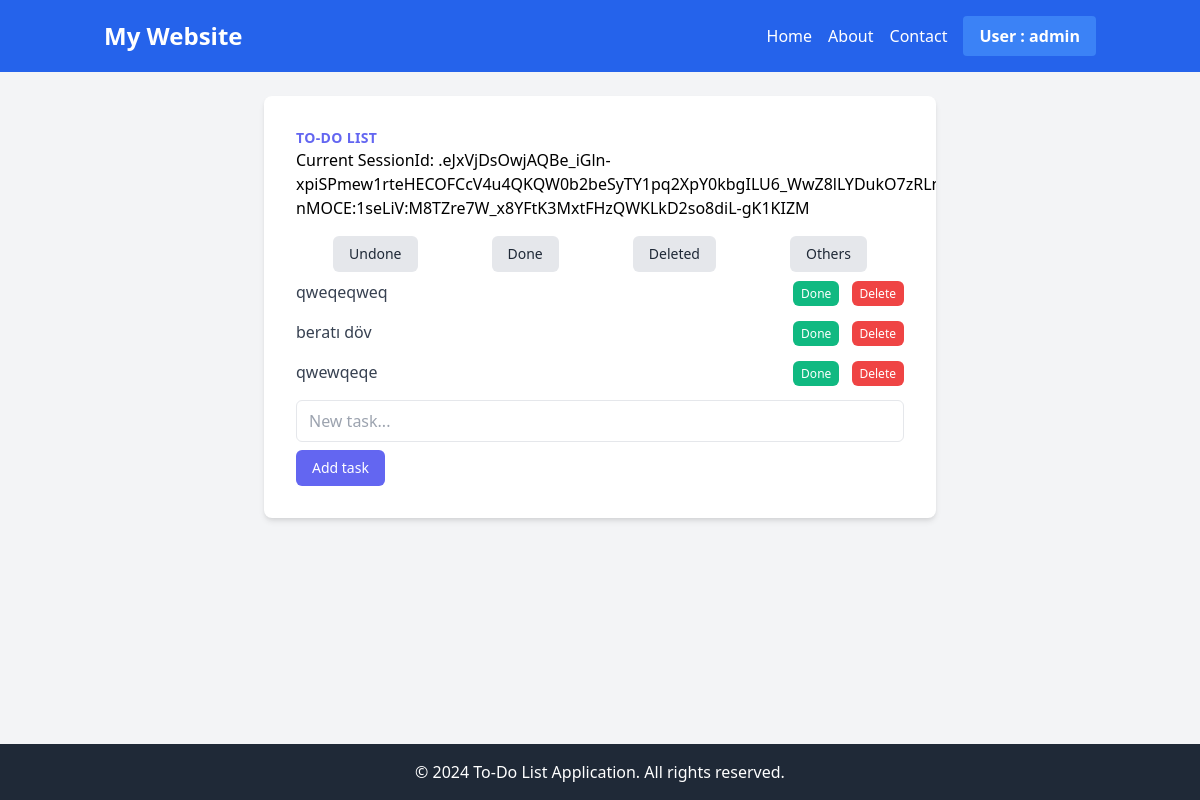
The app's page /todolist/ (signed in), older data.
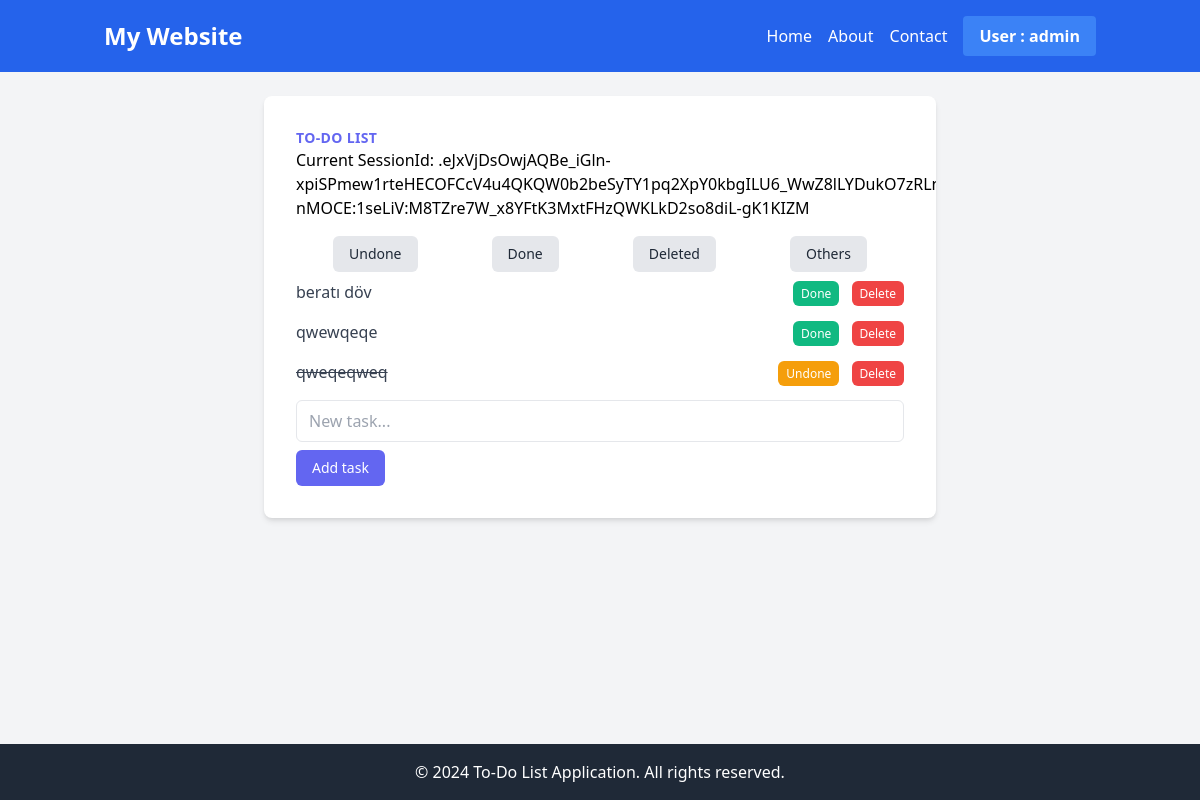
The same page, newer data.
### todoList/models.py (models this page shows, shortened)
class UsersTodoList(models.Model):
    user = models.ForeignKey(User, on_delete=models.CASCADE,null=True, blank=True)
    sessionKey = models.TextField()
    taskName = models.CharField(max_length=100)
    isDone = models.BooleanField(default=False)
    updatedDate = models.DateTimeField(auto_now=True)
    isDeleted = models.BooleanField(default=False)

### todoList/views.py (the view, shortened to what this page needs)
# urls.py: path('todolist/', include('todoList.urls')),
def todoList(request):
    session_key = request.session.session_key
    if(not session_key):
        request.session.create()
        session_key = request.session.session_key
    if request.user.is_authenticated:
        myUser = request.user
        pageFilter = request.GET.get('filter')
        if pageFilter:
            if pageFilter.lower() == 'undone':
                taskList = UsersTodoList.objects.filter(user=myUser, isDeleted=False, isDone=False).order_by('updatedDate','id')
            elif pageFilter.lower() == 'done':
                taskList = UsersTodoList.objects.filter(user=myUser, isDeleted=False, isDone=True).order_by('updatedDate','id')
            elif pageFilter.lower() == 'deleted':
                taskList = UsersTodoList.objects.filter(user=myUser, isDeleted=True).order_by('updatedDate','id')
            elif pageFilter.lower() == 'other' and myUser.is_staff:
                taskList = UsersTodoList.objects.all().exclude(user=myUser).order_by('updatedDate','id')
            else:
                return redirect('todoList:index')
        else:
            taskList = UsersTodoList.objects.filter(user=myUser,isDeleted=False).order_by('isDone','updatedDate','id')
    daysKeep = 3
    past_date_before_daysKeep = timezone.now() - timedelta(days = daysKeep)
    filteredList = [i for i in taskList if (i.isDone and i.updatedDate >= past_date_before_daysKeep) or not i.isDone ]
    """ filteredList = []
    for i in taskList:
        if (i.isDone  and i.updatedDate >= past_date_before_daysKeep) or not i.isDone:
            filteredList.append(i)
         """
    data = {
        'filteredList':filteredList,
        'sessionId':session_key,
    }
    return render(request, 'todoList/todoList.html',data)

### templates/todoList/todoList.html (shortened to what this page needs)
{% extends 'todoList/base.html' %}
{% block mainContent%}
  <main class="flex-grow p-6">
    <div class="max-w-md mx-auto bg-white rounded-lg shadow-md overflow-hidden md:max-w-2xl">
        <div class="md:flex">
            <div class="p-8 w-full">
                <div class="uppercase tracking-wide text-sm text-indigo-500 font-semibold">To-Do List</div>
                <h2>Current SessionId: {{sessionId}}</h2>
                <div class="mt-4 flex justify-around">
                    <a href="{%url 'todoList:index' %}?filter=undone" class="px-4 py-2 bg-gray-200 text-gray-800 text-sm font-medium rounded-md hover:bg-gray-300">Undone</a>
                    <a href="{%url 'todoList:index' %}?filter=done" class="px-4 py-2 bg-gray-200 text-gray-800 text-sm font-medium rounded-md hover:bg-gray-300">Done</a>
                    <a href="{%url 'todoList:index' %}?filter=deleted" class="px-4 py-2 bg-gray-200 text-gray-800 text-sm font-medium rounded-md hover:bg-gray-300">Deleted</a>
                    {% if user.is_staff%}
                    <a href="{%url 'todoList:index' %}?filter=other" class="px-4 py-2 bg-gray-200 text-gray-800 text-sm font-medium rounded-md hover:bg-gray-300">Others</a>
                    {% endif %}
                </div>
                <div class="mt-2">
                    <ul class="space-y-4">
                        {% for task in filteredList%}
                        <li class="flex items-center justify-between">
                            {% if task.isDone %}
                            <span class="text-gray-700"> {% if task.user.id != user.id %}    {{task.user}} - {% endif%} <strike>{{task.taskName}}</strike></span>
                            {% else  %}
                            <span class="text-gray-700"> {% if task.user.id != user.id %}    {{task.user}} -  {% endif%} {{task.taskName}}</span>
                            {% endif %}
                            <div>
                                {% if task.isDone %}
                                <a href="{% url 'todoList:update' task.id%}" class="px-2 py-1 bg-yellow-500 text-white text-xs font-medium rounded-md hover:bg-yellow-700">Undone</a>
                                {% else  %}
                                <a href="{% url 'todoList:update' task.id%}" class="px-2 py-1 bg-green-500 text-white text-xs font-medium rounded-md hover:bg-green-700">Done</a>
                                {% endif %}
                                {% if task.isDeleted and not user.is_staff %}
                                <button type='button' class="px-2 py-1  text-xs font-medium rounded-md ml-2 cursor-not-allowed" disabled>Already Deleted</button>
                                {% elif task.isDeleted and user.is_staff%}
                                <a href= "{% url 'todoList:delete' task.id%}" class="px-2 py-1 bg-blue-500 text-white text-xs font-medium rounded-md hover:bg-blue-700 ml-2" >Undelete</a>
                                {% else %}
                                <a href= "{% url 'todoList:delete' task.id%}" class="px-2 py-1 bg-red-500 text-white text-xs font-medium rounded-md hover:bg-red-700 ml-2" >Delete</a>
                                {% endif %}
                            </div>
                        </li>
                        {% endfor %}
                    </ul>
                </div>
                <div class="mt-4">
                    <form method='POST'>
                        <input type="text" name='taskSubject' placeholder="New task..." class="px-3 py-2 border rounded-md w-full mb-2">
                        <input type="submit" class="px-4 py-2 bg-indigo-500 text-white text-sm font-medium rounded-md hover:bg-indigo-700" value='Add task'>
                    </form>
                </div>
            </div>
        </div>
    </div>
</main>
{% endblock mainContent%}

### templates/todoList/base.html (shortened to what this page needs)
<!DOCTYPE html>
<html lang="en">
<head>
    <link href="https://cdn.jsdelivr.net/npm/tailwindcss@2.2.19/dist/tailwind.min.css" rel="stylesheet">
</head>
<body class="bg-gray-100 flex flex-col min-h-screen">
    {% include 'home/components/header.html' %}
    {% block mainContent%}
    {% endblock mainContent%}
    {% include 'todoList/components/footer.html' %}
</body>
</html>

### templates/home/components/header.html (shortened to what this page needs)
<header class="bg-blue-600 text-white py-4">
    <div class="container mx-auto px-4 flex justify-between items-center">
        <h1 class="text-2xl font-bold">My Website</h1>
        <nav class="flex space-x-4 items-center">
            <ul class="flex space-x-4">
                <li><a href="{% url 'home:home'%}" class="hover:underline">Home</a></li>
                <li><a href="#" class="hover:underline">About</a></li>
                <li><a href="#" class="hover:underline">Contact</a></li>
            </ul>
            <div class="relative">
                <button id="userMenuButton" class="bg-blue-500 hover:bg-blue-700 text-white font-bold py-2 px-4 rounded inline-flex items-center">
                    <span>User {% if user.is_authenticated %}: {{user.username}} {%endif%}</span>
                </button>
            </div>
        </nav>
    </div>
</header>

### templates/todoList/components/footer.html
 <footer class="bg-gray-800 text-white py-4">
    <div class="container mx-auto text-center">
        <p>&copy; 2024 To-Do List Application. All rights reserved.</p>
    </div>
</footer>

Row changes from the older to the newer data that the page shows:
changed UsersTodoList "qweqeqweq": isDone "Done" → "Undone"; moves down the list
